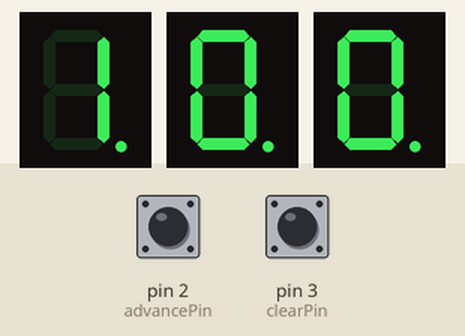
The sketch below on a simulated Arduino Mega 2560, built with avr-gcc and run on an emulated ATmega2560. Parts: 3 × 1-digit seven-segment display. The inputs (shaded band) are chosen by the test bench; at power-on: pin 2 (advancePin) HIGH, pin 3 (clearPin) HIGH.

Above: at 1.2 s.
1.3 s: pin 2 (advancePin) pulled LOW for 0.15 s
At 1.69 s:
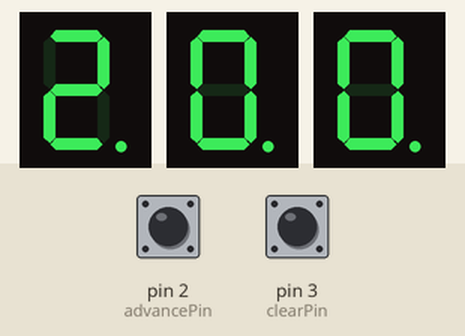
2.0 s: pin 3 (clearPin) pulled LOW for 0.15 s
At 2.65 s:
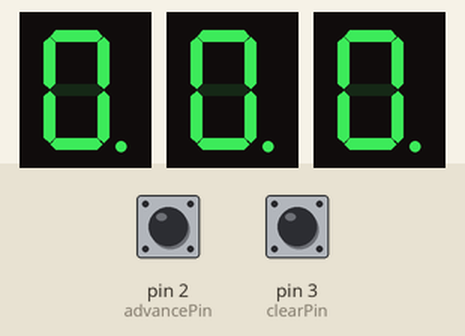
2.7 s: pin 2 (advancePin) pulled LOW for 1 s
At 4.1 s:
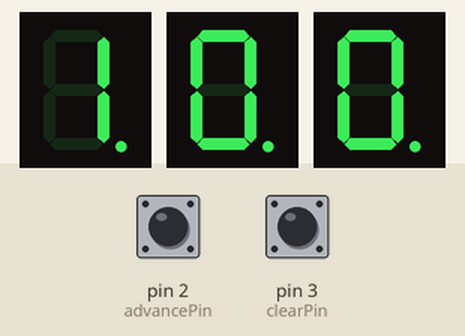
4.3 s: pin 3 (clearPin) pulled LOW for 1 s
At 4.5 s:
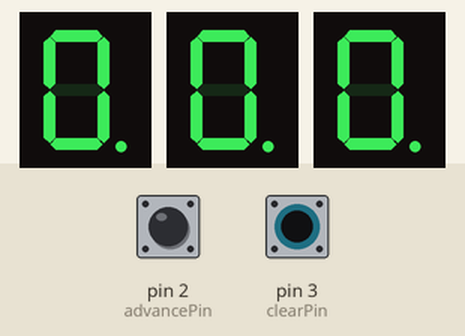
Timing chart, 0 to 6.9 s (numbered marks = the images above; inputs shaded):
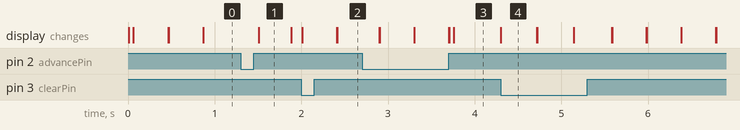

Measured:
- after the input at 1.3 s, the display: changes after 0.21 s (image 1)
- after the input at 2.0 s, the display: changes at once (image 2)
- after the input at 2.7 s, the display: first changes after 0.20 s (image 3 shows a later state)
- what the display in image 4 shows lasts 0.4 s, from 4.3 s to 4.7 s

The sketch:

sevseg_ticket_counter.ino
```cpp
/* ticket counter

 depends on https://github.com/DeanIsMe/SevSeg
 */

#include "SevSeg.h"

SevSeg sevseg0; //Instantiate a seven segment controller object
SevSeg sevseg1;
SevSeg sevseg2;

int advancePin = 2; // pin to advance counter (advances on open circuit)
int clearPin = 3; // pin to clear counter (resets on closed circuit)

int advanceState;
int lastAdvanceState = LOW;

// the following variables are unsigned longs because the time, measured in
// milliseconds, will quickly become a bigger number than can be stored in an int.
unsigned long lastDebounceTime = 0;  // the last time the output pin was toggled
unsigned long debounceDelay = 50;    // the debounce time; increase if the output flickers

int dig0 = 0;
int dig1 = 0;
int dig2 = 0;

void setup() {

  pinMode(advancePin, INPUT_PULLUP); // internal pullup - when circuit to ground is closed pin reads low
  pinMode(clearPin, INPUT_PULLUP);   //                   on open circuit pin reads high

  byte numDigits = 1;
  byte digitPins0[] = {10};
  byte segmentPins[] = {30, 28, 26, 24, 22, 32, 34}; // wtf pin 30!?
  bool resistorsOnSegments = true; // 'false' means resistors are on digit pins
  byte hardwareConfig = COMMON_CATHODE; // See README.md for options
  bool updateWithDelays = false; // Default. Recommended
  bool leadingZeros = false; // Use 'true' if you'd like to keep the leading zeros

  sevseg0.begin(hardwareConfig, numDigits, digitPins0, segmentPins, resistorsOnSegments, updateWithDelays, leadingZeros);
  sevseg0.setBrightness(100);

  byte numDigits1 = 1;
  byte digitPins1[] = {11};
  byte segmentPins1[] = {48, 46, 44, 42, 40, 50, 52};
  bool resistorsOnSegments1 = true; // 'false' means resistors are on digit pins
  byte hardwareConfig1 = COMMON_CATHODE; // See README.md for options
  bool updateWithDelays1 = false; // Default. Recommended
  bool leadingZeros1 = false; // Use 'true' if you'd like to keep the leading zeros

  sevseg1.begin(hardwareConfig1, numDigits1, digitPins1, segmentPins1, resistorsOnSegments1, updateWithDelays1, leadingZeros1);
  sevseg1.setBrightness(100);

  byte numDigits2 = 1;
  byte digitPins2[] = {12};
  byte segmentPins2[] = {49, 47, 45, 43, 41, 51, 53};
  bool resistorsOnSegments2 = true; // 'false' means resistors are on digit pins
  byte hardwareConfig2 = COMMON_CATHODE; // See README.md for options
  bool updateWithDelays2 = false; // Default. Recommended
  bool leadingZeros2 = false; // Use 'true' if you'd like to keep the leading zeros

  sevseg2.begin(hardwareConfig2, numDigits2, digitPins2, segmentPins2, resistorsOnSegments2, updateWithDelays2, leadingZeros2);
  sevseg2.setBrightness(100);

  // initialize timer1
  noInterrupts();           // disable all interrupts
  TCCR1A = 0;
  TCCR1B = 0;

  OCR1A = 9999;            // [16000000 / (8 * <200>) ] - 1 = 9999
  TCCR1B |= (1 << WGM12); // CTC mode
  TCCR1B |= _BV(CS11);    // clk/8 prescaler
  TIMSK1 |= _BV(OCIE1A);  // enable timer overflow interrupt
  interrupts();           // enable all interrupts
}

// refresh seven segment displays in interrupt
ISR(TIMER1_COMPA_vect)      // interrupt service routine
{
  sevseg2.refreshDisplay(); // Must run repeatedly
  sevseg1.refreshDisplay(); // Must run repeatedly
  sevseg0.refreshDisplay(); // Must run repeatedly
}

void loop() {

  // read the state of the clear pin & reset if circuit is closed (low)
  int clear = digitalRead(clearPin);
  if (clear == LOW) {
    dig0 = 0;
    dig1 = 0;
    dig2 = 0;
  }

  // read the state of the switch into a local variable:
  int reading = digitalRead(advancePin);

  // check to see if you just pressed the button
  // (i.e. the input went from LOW to HIGH), and you've waited long enough
  // since the last press to ignore any noise:

  // If the switch changed, due to noise or pressing:
  if (reading != lastAdvanceState) {
    // reset the debouncing timer
    lastDebounceTime = millis();
  }

  if ((millis() - lastDebounceTime) > debounceDelay) {
    // whatever the reading is at, it's been there for longer than the debounce
    // delay, so take it as the actual current state:

    // if the button state has changed:
    if (reading != advanceState) {
      advanceState = reading;

      // only advance counter if new state is high
      if (advanceState == HIGH) {
        dig0++;
        if (dig0 > 9) {
          dig0 = 0;
          dig1++;
          if (dig1 > 9) {
            dig1 = 0;
            dig2++;
            if (dig2 > 9) dig2 = 0;
          }
        }
      }
    }
  }

  // save the reading. Next time through the loop, it'll be the lastAdvanceState:
  lastAdvanceState = reading;

  sevseg0.setNumber(dig0, 0);
  //sevseg0.blank();
  //sevseg0.setChars("-");
  //sevseg0.refreshDisplay(); // Must run repeatedly

  sevseg1.setNumber(dig1, 0);
  //sevseg1.blank();
  //sevseg1.setChars("-");
  //sevseg1.refreshDisplay(); // Must run repeatedly

  sevseg2.setNumber(dig2, 0);
  //sevseg2.blank();
  //sevseg2.setChars("-");
  //sevseg2.refreshDisplay(); // Must run repeatedly
}

/// END ///
```
